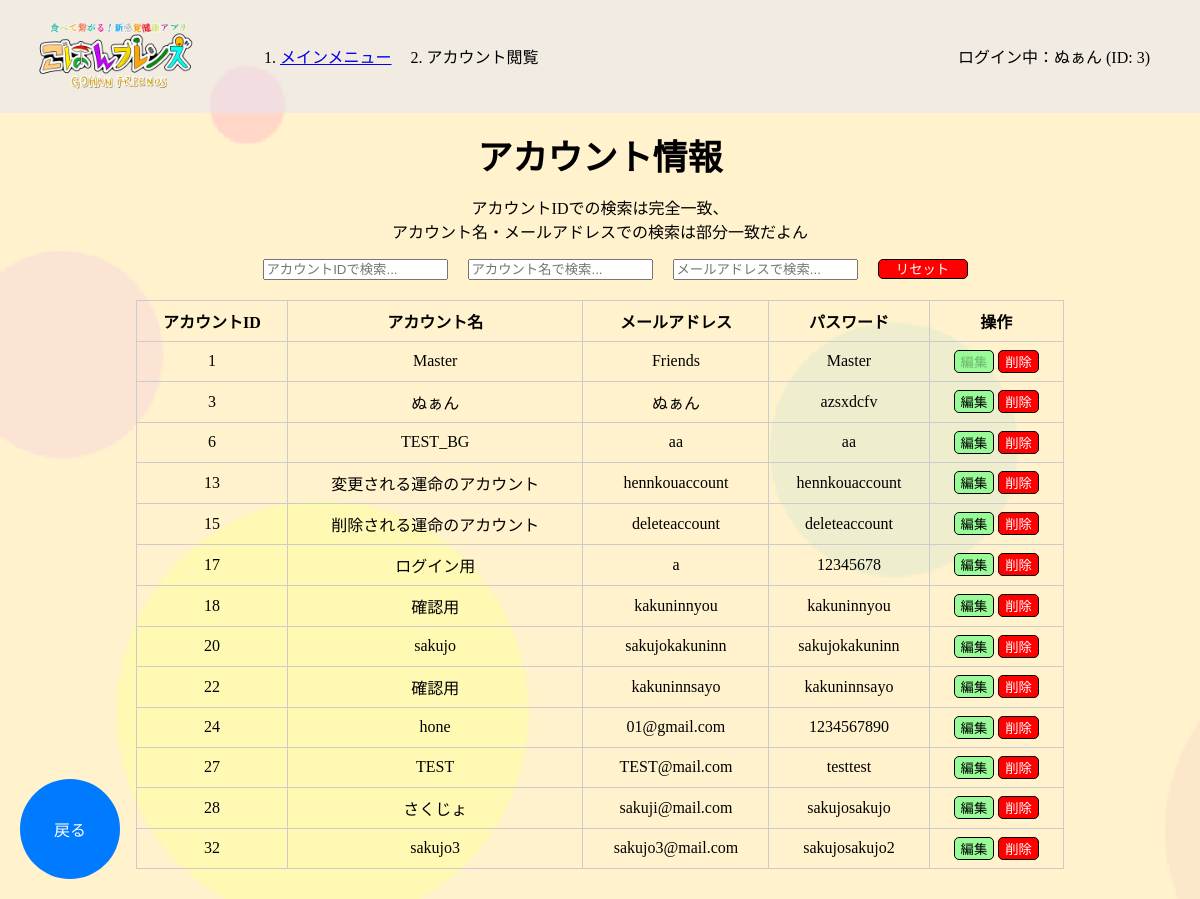
Page /master/account_look (signed in) on the earlier database version.
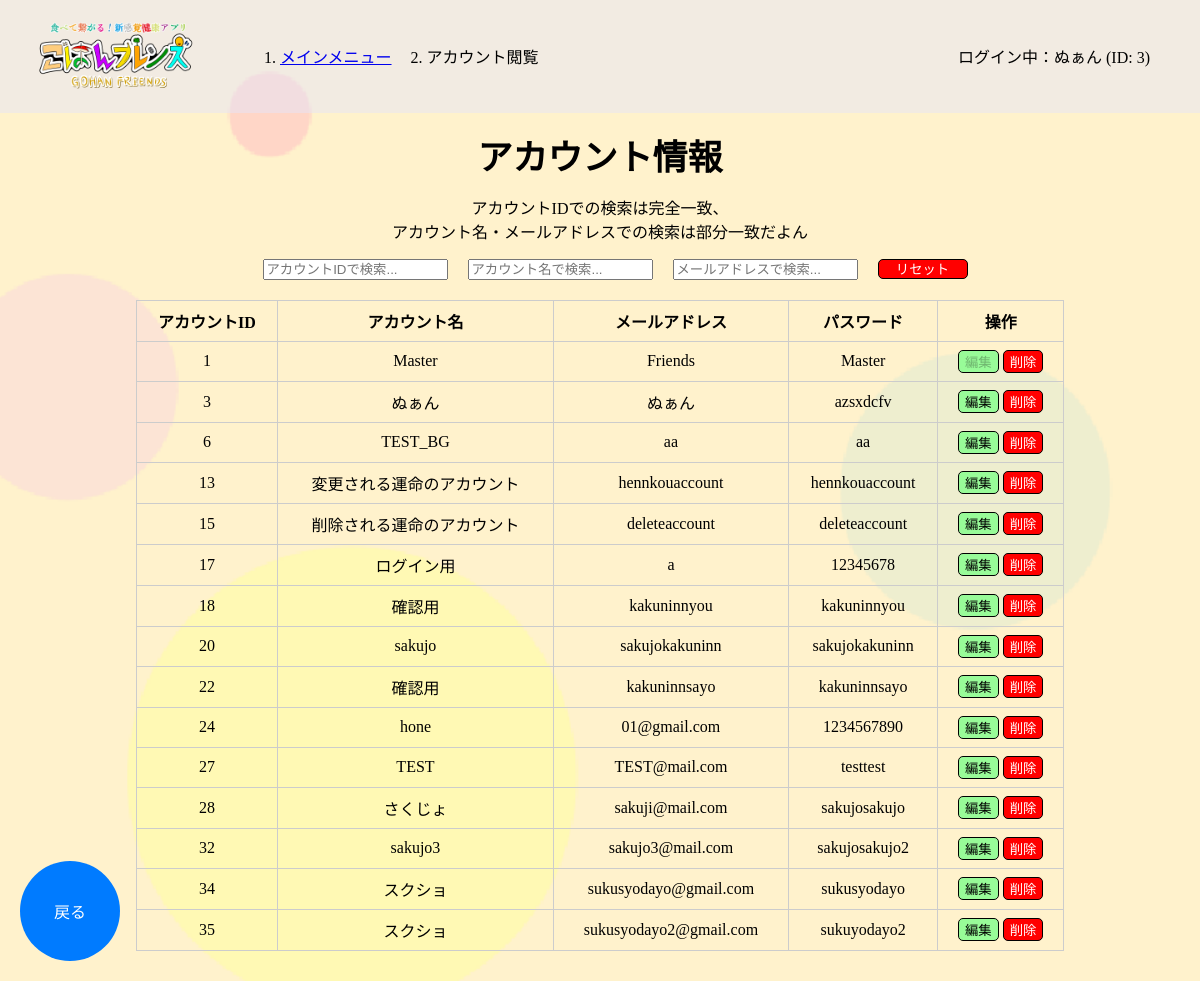
Same page on the later database version.
### tables this page shows
CREATE TABLE ACCOUNT (
                        ACCOUNT_ID INTEGER PRIMARY KEY AUTOINCREMENT,
                        ACCOUNT_NAME TEXT NOT NULL,
                        MAIL TEXT NOT NULL,
                        PASS TEXT NOT NULL
                    );

### app.py (the view)
@app.route('/master/account_look')
def account_look():
    if 'account_name' in session:
        conn = get_db()
        cur = conn.cursor()
        cur.execute("SELECT ACCOUNT_ID, ACCOUNT_NAME, MAIL, PASS FROM ACCOUNT")
        accounts = cur.fetchall()
        cur.close()
        conn.close()
        breadcrumbs = [
            {"name": "メインメニュー", "url": "/mainmenu/mainmenu"},
            {"name": "アカウント閲覧", "url": "/master/account_look"}
        ]
        return render_template('master/account_look.html', accounts=accounts, breadcrumbs=breadcrumbs)

### app.py (called while the page is built)
def get_db():
    conn = sqlite3.connect(DATABASE)
    return conn

@app.context_processor
def inject_account_info():
    return {
        'account_name': session.get('account_name'),
        'account_id': session.get('account_id')
    }

### templates/master/account_look.html (shortened to what this page needs)
{% extends 'base.html' %}
{% block content %}
<div class="main-contents">
    <p class="main-text">アカウント情報<br><div class="txt-center">アカウントIDでの検索は完全一致、<br>アカウント名・メールアドレスでの検索は部分一致だよん</div></p>
    <div style="display: flex; justify-content: center; align-items: center; margin-bottom: 20px;">
        <input type="text" id="searchAccountId" placeholder="アカウントIDで検索..." oninput="searchAccounts()">
        <input type="text" id="searchAccountName" placeholder="アカウント名で検索..." oninput="searchAccounts()">
        <input type="text" id="searchEmail" placeholder="メールアドレスで検索..." oninput="searchAccounts()">
        <button id="resetButton" type="button" onclick="resetSearch()" class="reset-button">リセット</button>
    </div>
    <div class="table-container">
        <table>
            <tr>
                <th>アカウントID</th>
                <th>アカウント名</th>
                <th>メールアドレス</th>
                <th>パスワード</th>
                <th>操作</th>
            </tr>
            {% for account in accounts %}
            <tr>
                <td>{{ account[0] }}</td>
                <td data-original="{{ account[1] }}">{{ account[1] }}</td>
                <td data-original="{{ account[2] }}">{{ account[2] }}</td>
                <td data-original="{{ account[3] }}">{{ account[3] }}</td>
                <td>
                    {% if account[0] == 1 %}
                    <button class="edit-button" type="button" disabled>編集</button>
                    <button class="delete-button" type="button" disabled>削除</button>
                    {% else %}
                    <button class="edit-button" type="button"
                        onclick="editRow(this.parentElement.parentElement)">編集</button>
                    <button class="delete-button" type="button"
                        onclick="showDeleteConfirmation(this.parentElement.parentElement)">削除</button>
                    {% endif %}
                </td>
            </tr>
            {% endfor %}
        </table>
    </div>
    <div class="back-button-container">
        <button id="back-button" onclick="location.href='{{ url_for('mainmenu') }}';" class="back-button">戻る</button>
    </div>
</div>
{% endblock %}

### templates/base.html (shortened to what this page needs)
<!DOCTYPE html>
<html lang="ja">
<head>
    <link rel="stylesheet" href="../../static/css/style.css">
</head>
<body background="{{ url_for('static', filename='img/background.png') }}" class="kabegami">
    <header class="clearfix">
        <img src="{{ url_for('static', filename='img/title.png') }}" class="header-logo">
        <nav aria-label="breadcrumb">
            <ol class="breadcrumb">
                {% for breadcrumb in breadcrumbs %}
                    <li class="breadcrumb-item">
                        {% if loop.last %}
                            {{ breadcrumb.name }}
                        {% else %}
                            <a href="{{ breadcrumb.url }}">{{ breadcrumb.name }}</a>
                        {% endif %}
                    </li>
                {% endfor %}
            </ol>
        </nav>
    </header>
    <main>
        <div class="container">
            {% if account_name and account_id %}
                <p>ログイン中：{{ account_name }} (ID: {{ account_id }})</p>
            {% endif %}
        </div>
        {% block content %}{% endblock %}
    </main>
</body>
</html>

### static/css/style.css (style rules this page uses)
html, body { margin: 0; padding: 0; box-sizing: border-box; height: 100%; }
.kabegami { background-size: cover; }
header { display: flex; align-items: center; background-color: rgb(230,230,250,0.5); }
.header-logo { width: 200px; margin-left: 20px; margin-right: 20px; }
.clearfix::after { content: ""; clear: both; display: table; }
.container { display: flex; justify-content: right; align-items: center; height: 100%; padding-right: 10px; margin-top: -85px; margin-right:40px; }
.back-button-container { position: fixed; bottom: 20px; left: 20px; }
.back-button-container button { width: 100px; height: 100px; border-radius: 50%; border: none; background-color: #007BFF; color: white; font-size: 16px; display: flex; justify-content: center; align-items: center; cursor: pointer; transition: background-color 0.3s; }
.main-contents { padding-top: 70px; }
.reset-button { height:20px; width:90px; margin-left:20px; background-color:red; color:white; border-radius:5px; border: 1px solid black; line-height: 5px; text-align: center; cursor:pointer; }
.main-text { text-align: center; margin-top: -25px; margin-bottom: 15px; font-size: 35px; font-weight: bold; }
input { margin-left: 30px; }
.table-container { display: flex; justify-content: center; margin: 20px; }
table { border-collapse: collapse; width: 80%; }
.table-container table { margin-bottom: 30px; }
th, td { border: 1px solid #ccc; padding: 8px; text-align: center; }
#searchAccountName { margin-left:20px; }
#searchEmail { margin-left:20px; }
.txt-center { text-align: center; }
.breadcrumb { display: flex; }
.breadcrumb-item { margin-right: 35px; }
.edit-button { border-radius: 5px; background-color:palegreen; height:auto; min-width: auto; border: 1px solid black; display: inline-block; cursor: pointer; }
.delete-button { color:white; border-radius: 5px; background-color:red; height:auto; min-width: auto; border: 1px solid black; display: inline-block; cursor: pointer; }

Differences in the rows shown:
added ACCOUNT: ACCOUNT_ID "34", ACCOUNT_NAME "スクショ", MAIL "sukusyodayo@gmail.com", PASS "sukusyodayo", shows "編集"
added ACCOUNT: ACCOUNT_ID "35", ACCOUNT_NAME "スクショ", MAIL "sukusyodayo2@gmail.com", PASS "sukuyodayo2", shows "編集"
